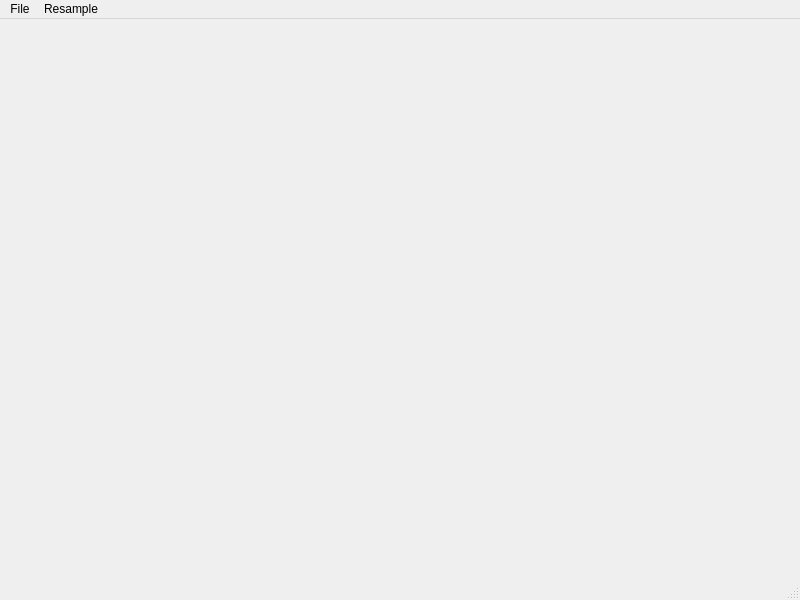
<?xml version="1.0" encoding="UTF-8"?>
<ui version="4.0">
 <class>MainWindow</class>
 <widget class="QMainWindow" name="MainWindow">
  <property name="geometry">
   <rect>
    <x>0</x>
    <y>0</y>
    <width>800</width>
    <height>600</height>
   </rect>
  </property>
  <property name="windowTitle">
   <string>MainWindow</string>
  </property>
  <widget class="FourPaneWindow" name="fourpane"/>
  <widget class="QMenuBar" name="menubar">
   <property name="enabled">
    <bool>true</bool>
   </property>
   <property name="geometry">
    <rect>
     <x>0</x>
     <y>0</y>
     <width>800</width>
     <height>17</height>
    </rect>
   </property>
   <widget class="QMenu" name="menuFile">
    <property name="title">
     <string>File</string>
    </property>
    <addaction name="actionOpenImage"/>
    <addaction name="actionOpenMask"/>
    <addaction name="separator"/>
    <addaction name="actionSaveImage"/>
    <addaction name="actionSaveMask"/>
    <addaction name="separator"/>
    <addaction name="actionExit"/>
   </widget>
   <widget class="QMenu" name="menuResample">
    <property name="title">
     <string>Resample</string>
    </property>
    <addaction name="actionResampleParameters"/>
    <addaction name="separator"/>
    <addaction name="actionResampleApply"/>
   </widget>
   <addaction name="menuFile"/>
   <addaction name="menuResample"/>
  </widget>
  <widget class="QStatusBar" name="statusbar"/>
  <action name="actionOpenImage">
   <property name="text">
    <string>Open Image</string>
   </property>
   <property name="shortcut">
    <string>Ctrl+O</string>
   </property>
  </action>
  <action name="actionOpenMask">
   <property name="text">
    <string>Open Mask</string>
   </property>
   <property name="shortcut">
    <string>Ctrl+Shift+O</string>
   </property>
  </action>
  <action name="actionSaveImage">
   <property name="text">
    <string>Save Image</string>
   </property>
   <property name="shortcut">
    <string>Ctrl+S</string>
   </property>
  </action>
  <action name="actionSaveMask">
   <property name="text">
    <string>Save Mask</string>
   </property>
   <property name="shortcut">
    <string>Ctrl+Shift+S</string>
   </property>
  </action>
  <action name="actionExit">
   <property name="text">
    <string>Exit</string>
   </property>
  </action>
  <action name="actionResampleParameters">
   <property name="text">
    <string>Set Parameters</string>
   </property>
  </action>
  <action name="actionResampleApply">
   <property name="text">
    <string>Apply</string>
   </property>
   <property name="shortcut">
    <string>Ctrl+R</string>
   </property>
  </action>
 </widget>
 <customwidgets>
  <customwidget>
   <class>FourPaneWindow</class>
   <extends>QWidget</extends>
   <header>fourpane</header>
   <container>1</container>
  </customwidget>
 </customwidgets>
 <resources/>
 <connections/>
</ui>
